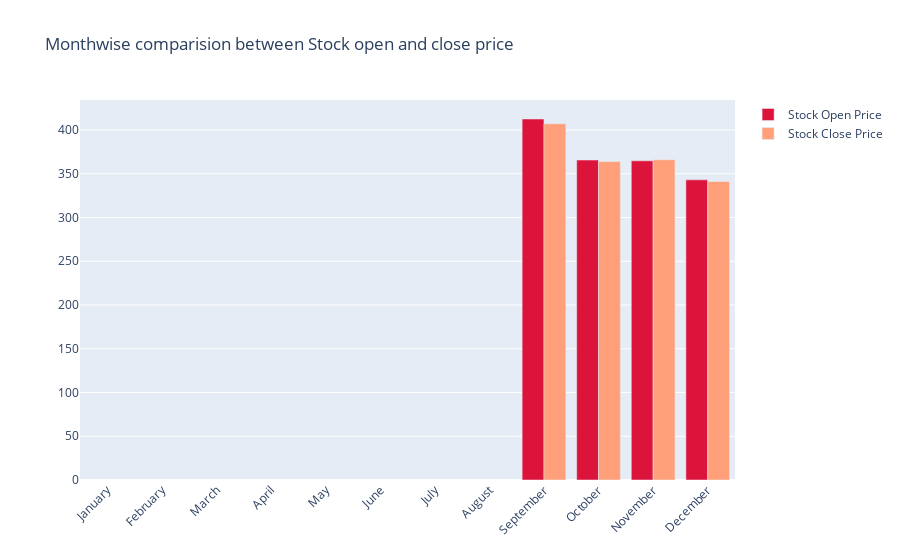

Source (notebook cell):
### Markdown cell above
Since our data start from 2014-09-17 thats why its showing Nan before Semptember

### Code cell
fig = go.Figure()

fig.add_trace(go.Bar(
    x=monthvise.index,
    y=monthvise['open'],
    name='Stock Open Price',
    marker_color='crimson'
))
fig.add_trace(go.Bar(
    x=monthvise.index,
    y=monthvise['close'],
    name='Stock Close Price',
    marker_color='lightsalmon'
))

fig.update_layout(barmode='group', xaxis_tickangle=-45, 
                  title='Monthwise comparision between Stock open and close price')
fig.show()

### Figure 1 — Plotly figure (JSON) as saved in the notebook; plotly's stock layout.template omitted (floating-point values rounded to 4 significant figures)
{"data": [{"marker": {"color": "crimson"}, "name": "Stock Open Price", "type": "bar", "x": ["January", "February", "March", "April", "May", "June", "July", "August", "September", "October", "November", "December"], "y": [null, null, null, null, null, null, null, null, 412.7, 365.7, 364.9, 343.1]}, {"marker": {"color": "lightsalmon"}, "name": "Stock Close Price", "type": "bar", "x": ["January", "February", "March", "April", "May", "June", "July", "August", "September", "October", "November", "December"], "y": [null, null, null, null, null, null, null, null, 407.2, 364.1, 366.1, 341.3]}], "layout": {"barmode": "group", "title": {"text": "Monthwise comparision between Stock open and close price"}, "xaxis": {"tickangle": -45}}}
